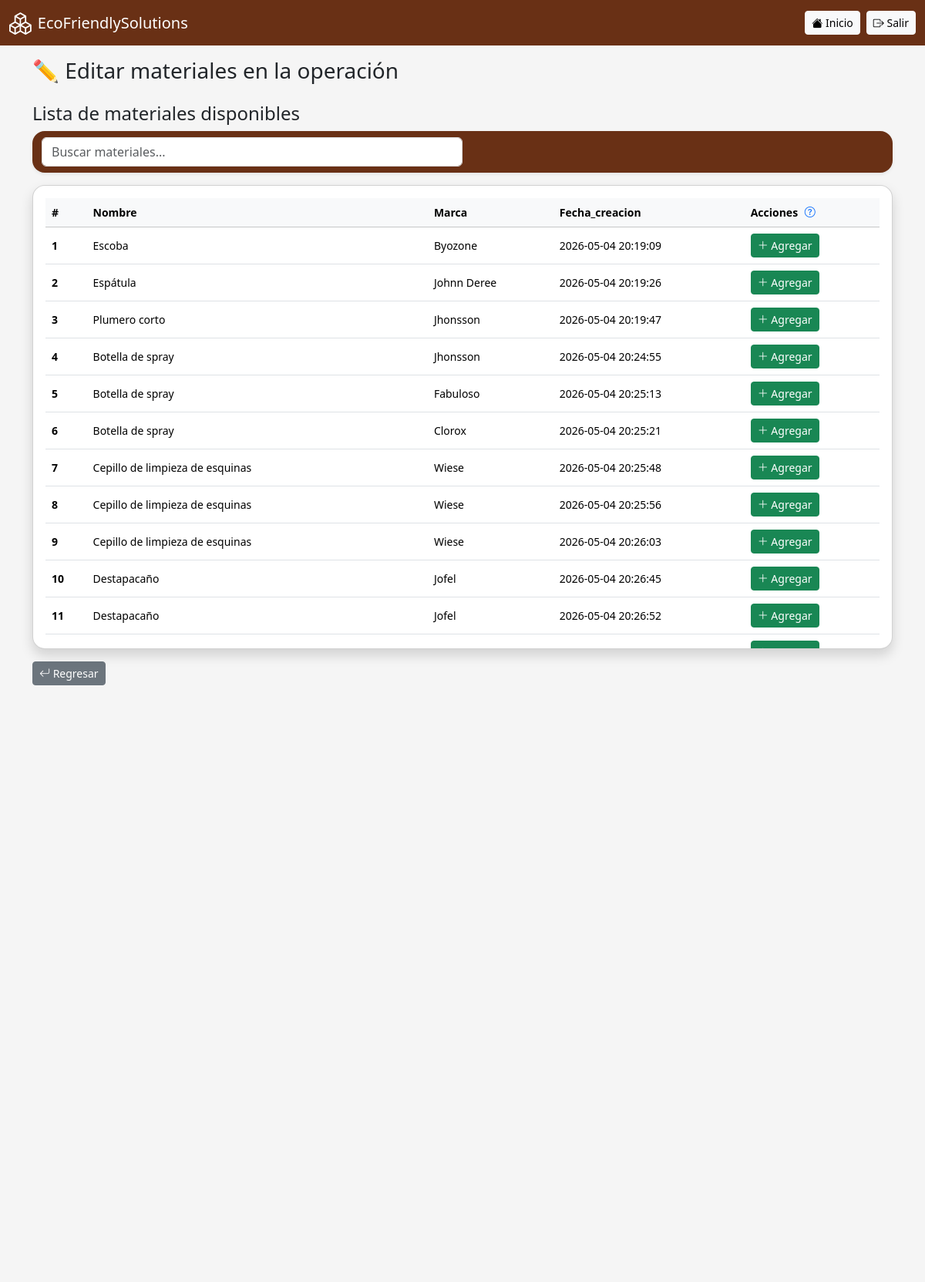
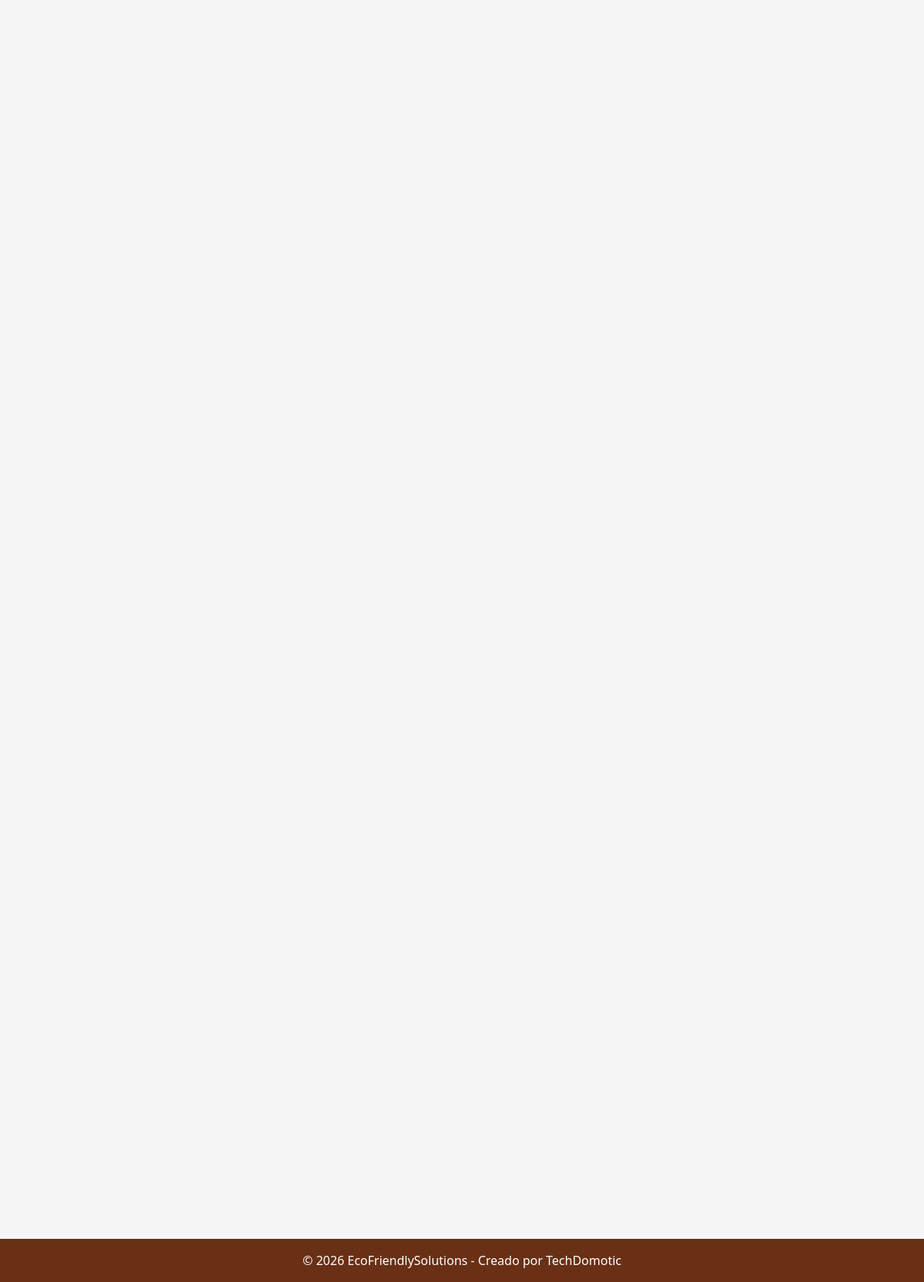
Page /operacion/agregar_material.php?id=4&id_grupo_materiales=2XXTFT78 (signed in) on the committed database (2 pictures, top to bottom).
### tables this page shows
CREATE TABLE `material` (
  `id_material` int(11) NOT NULL,
  `codigo` varchar(150) DEFAULT NULL,
  `nombre` varchar(100) NOT NULL,
  `marca` varchar(120) DEFAULT NULL,
  `razon` varchar(200) DEFAULT NULL,
  `estatus` tinyint(1) DEFAULT 1,
  `fecha_creacion` timestamp NOT NULL DEFAULT current_timestamp(),
  `fecha_eliminacion` timestamp NOT NULL DEFAULT current_timestamp() ON UPDATE current_timestamp()
);

### operacion/agregar_material.php (the view, shortened to what this page needs)
<?php
include '../includes/conexion.php';
include '../includes/header.php';
$conn->report_mode = MYSQLI_REPORT_ERROR | MYSQLI_REPORT_STRICT;
$id = intval($_GET['id']);
$id_grupo_materiales = trim($_GET['id_grupo_materiales']);
$result_materiales = $conn->query("
    SELECT M.id_material,
       M.nombre,
       M.marca,
       M.fecha_creacion
    FROM material AS M
    WHERE NOT EXISTS (
        SELECT 1
        FROM grupo_materiales AS GM
        WHERE GM.id_material = M.id_material
        AND GM.id_grupo_materiales = '$id_grupo_materiales'
    ) AND estatus = true;
");
?>
<h3 class="mb-4">✏️ Editar materiales en la operación</h3>
<h4 class="col-12">Lista de materiales disponibles</h4>
<nav class="navbar bg-body-tertiary mb-3 rounded-4 shadow-sm">
  <div class="container-fluid">
    <div class="col-12 col-md-6"> <form class="d-flex" role="search" onsubmit="return false;">
        <input class="form-control" type="search" id="inputBusqueda" placeholder="Buscar materiales...">
      </form>
    </div>
  </div>
</nav>
<div class="card shadow rounded-4">
<div class="card-body table-responsive" style="max-height: 600px; overflow-y: auto;">
<table class="table table-hover align-middle small" id="tablaMateriales">
<thead class="table-light">
<tr>
<th style="position: sticky; top: 0; z-index: 2; background-color: #f8f9fa;">#</th>
<th style="position: sticky; top: 0; z-index: 2; background-color: #f8f9fa;">Nombre</th>
<th style="position: sticky; top: 0; z-index: 2; background-color: #f8f9fa;">Marca</th>
<th style="position: sticky; top: 0; z-index: 2; background-color: #f8f9fa;">Fecha_creacion</th>
<th style="position: sticky; top: 0; z-index: 2; background-color: #f8f9fa;">Acciones
    <i class="bi bi-question-circle text-primary"
     style="cursor: pointer; margin-left: 5px;"
     data-bs-toggle="tooltip"
     data-bs-placement="top"
     title="Agregue el material que va usar sin rebasar la cantidad existente">
    </i>
</th>
</tr>
</thead>
<tbody>
<?php $contador = 1; ?>
<?php while($row = $result_materiales->fetch_assoc()): ?>
<tr>
<td><strong><?= $contador; ?></strong></td>
<td><?= htmlspecialchars($row['nombre']); ?></td>
<td><?= htmlspecialchars($row['marca']); ?></td>
<td><?= htmlspecialchars($row['fecha_creacion']); ?></td>
<td>
<form method="POST" class="d-flex gap-2 align-items-center">
    <button type="submit" class="btn btn-sm btn-success">
        <i class="bi bi-plus-lg"></i> Agregar
    </button>
</form>
</td>
</tr>
<?php $contador++; ?>
<?php endwhile; ?>
</tbody>
</table>
</div>
</div>
<div class="col-12 mt-3">
    <a href="editar.php?id=<?= $id; ?>&id_grupo_trabajadores=<?= $id_grupo_materiales; ?>"
    class="btn btn-sm btn-secondary">
    <i class="bi bi-arrow-return-left"></i> Regresar
    </a>
</div>
<?php include '../includes/footer.php'; ?>

### css/estilos.css (style rules this page uses)
:root { --main-brown: #693015; }
body { background: #f5f5f5; display: flex; flex-direction: column; min-height: 100vh; }
.navbar, .footer { background-color: var(--main-brown) !important; }

### rows in the picture
material: nombre "Escoba", marca "Byozone", fecha_creacion "2026-05-04 20:19:09"
material: nombre "Espátula", marca "Johnn Deree", fecha_creacion "2026-05-04 20:19:26"
material: nombre "Plumero corto", marca "Jhonsson", fecha_creacion "2026-05-04 20:19:47"
material: nombre "Botella de spray", marca "Jhonsson", fecha_creacion "2026-05-04 20:24:55"
material: nombre "Botella de spray", marca "Fabuloso", fecha_creacion "2026-05-04 20:25:13"
material: nombre "Botella de spray", marca "Clorox", fecha_creacion "2026-05-04 20:25:21"
material: nombre "Cepillo de limpieza de esquinas", marca "Wiese", fecha_creacion "2026-05-04 20:25:48"
material: nombre "Cepillo de limpieza de esquinas", marca "Wiese", fecha_creacion "2026-05-04 20:25:56"
material: nombre "Cepillo de limpieza de esquinas", marca "Wiese", fecha_creacion "2026-05-04 20:26:03"
material: nombre "Destapacaño", marca "Jofel", fecha_creacion "2026-05-04 20:26:45"
material: nombre "Destapacaño", marca "Jofel", fecha_creacion "2026-05-04 20:26:52"

### other values in the picture
$pageTitle "EcoFriendlySolutions"
